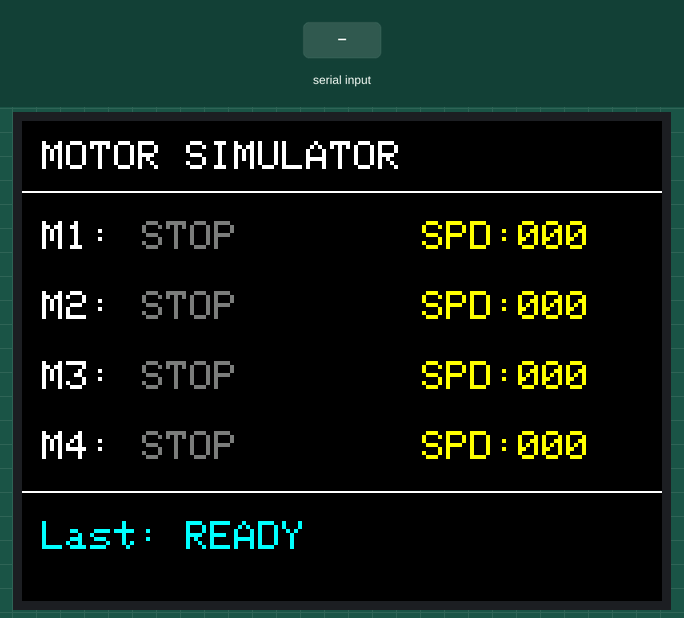
Recording of a sketch running on a simulated Arduino Uno, built with avr-gcc and run on an emulated ATmega328P. Shown: 320×240 colour display. The inputs (shaded band) are chosen by the test bench. What the sketch prints to the serial monitor is not drawn.

Above: at 1.4 s.
1.5 s: "<90,45>" received over Serial
At 2.0 s:
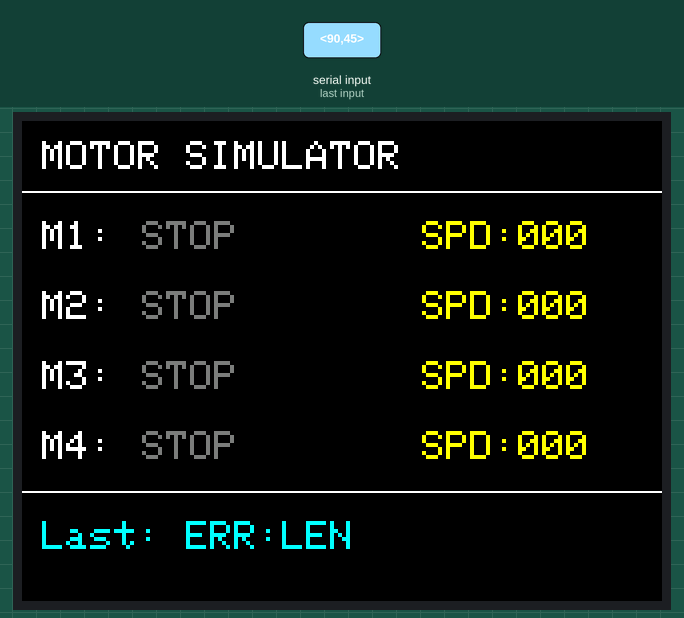
3.0 s: "<D90>" received over Serial
At 4.2 s:
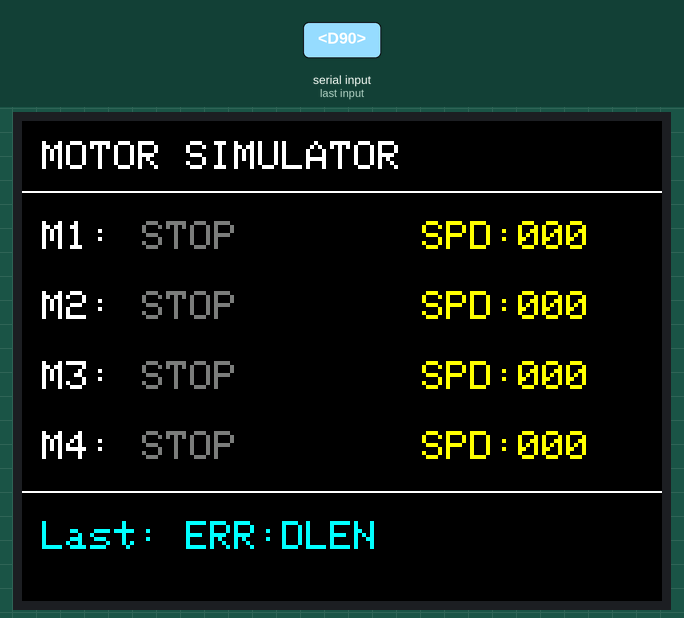
4.5 s: "<M90>" received over Serial
Timing chart, 0 to 7.5 s (numbered marks = the images above; inputs shaded):
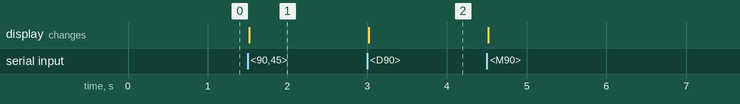

The sketch:

motor_simulator.ino
```cpp
/**
 * Motor Simulator with TFT LCD Display
 *
 * dual_motor_control.ino와 동일한 시리얼 프로토콜을 사용하지만,
 * 실제 모터 대신 TFT LCD에 모터 상태를 시뮬레이션 표시
 *
 * 하드웨어:
 * - Arduino Uno/Mega
 * - 2.4" TFT LCD Shield (ILI9341 controller)
 *   LCD_CS   A3
 *   LCD_CD   A2
 *   LCD_WR   A1
 *   LCD_RD   A0
 *   LCD_RESET A4
 */

#include <Adafruit_GFX.h>
#include <Adafruit_TFTLCD.h>

// TFT 핀 정의
#define LCD_CS A3
#define LCD_CD A2
#define LCD_WR A1
#define LCD_RD A0
#define LCD_RESET A4

// 색상 정의
#define BLACK   0x0000
#define WHITE   0xFFFF
#define RED     0xF800
#define GREEN   0x07E0
#define YELLOW  0xFFE0
#define GRAY    0x7BEF
#define CYAN    0x07FF

// TFT 객체 생성
Adafruit_TFTLCD tft(LCD_CS, LCD_CD, LCD_WR, LCD_RD, LCD_RESET);

// 시리얼 프로토콜 정의
const char STX = '<';
const char ETX = '>';
const int BUFFER_SIZE = 16;

char buffer[BUFFER_SIZE];
int bufferIndex = 0;
bool receiving = false;

// 모터 상태 구조체
struct MotorState {
  uint8_t command;  // 0=STOP, 1=FORWARD, 2=BACKWARD
  uint8_t speed;    // 0-255
};

MotorState motors[4] = {{0, 0}, {0, 0}, {0, 0}, {0, 0}};

// 레이아웃 상수 (320x240, landscape)
#define TITLE_Y 10
#define MOTOR_START_Y 50
#define MOTOR_ROW_HEIGHT 35
#define STATUS_Y 200

// 마지막 명령 상태
String lastStatus = "READY";

/**
 * 응답 전송 함수 (단일 모터)
 */
void sendResponse(char status, char motorID, char command) {
  Serial.print(STX);
  Serial.print(status);
  Serial.print(motorID);
  Serial.print(command);
  Serial.println(ETX);
}

/**
 * 응답 전송 함수 (멀티 모터)
 */
void sendMultiResponse(char status, char count) {
  Serial.print(STX);
  Serial.print(status);
  Serial.print(count);
  Serial.print('M');
  Serial.println(ETX);
}

/**
 * 응답 전송 함수 (다이렉트 모터)
 */
void sendDirectResponse(char status, char count) {
  Serial.print(STX);
  Serial.print(status);
  Serial.print(count);
  Serial.print('D');
  Serial.println(ETX);
}

/**
 * 특정 모터 상태 업데이트 및 화면 갱신
 */
void updateMotor(int motorIndex, uint8_t cmd, uint8_t speed) {
  motors[motorIndex].command = cmd;
  motors[motorIndex].speed = speed;
  drawMotor(motorIndex);
}

/**
 * 특정 모터 행 화면 그리기
 */
void drawMotor(int index) {
  int y = MOTOR_START_Y + (index * MOTOR_ROW_HEIGHT);

  // 모터 번호 (M1-M4) - 변경 안 함
  // tft.setCursor(10, y);
  // tft.setTextColor(WHITE);
  // tft.setTextSize(2);
  // tft.print("M");
  // tft.print(index + 1);
  // tft.print(":");

  // 방향 영역 (배경색 지정으로 자동 덮어쓰기)
  tft.setCursor(60, y);
  tft.setTextSize(2);

  const char* dirText;
  uint16_t dirColor;

  switch(motors[index].command) {
    case 0:  // STOP
      dirText = "STOP";
      dirColor = GRAY;
      break;
    case 1:  // FORWARD
      dirText = "FWD ";
      dirColor = GREEN;
      break;
    case 2:  // BACKWARD
      dirText = "BWD ";
      dirColor = RED;
      break;
    default:
      dirText = "??? ";
      dirColor = WHITE;
  }

  tft.setTextColor(dirColor, BLACK);
  tft.print(dirText);

  // 속도 영역 (배경색 지정으로 자동 덮어쓰기)
  tft.setCursor(200, y);
  tft.setTextColor(YELLOW, BLACK);
  tft.print("SPD:");

  // 3자리 숫자로 포맷 (예: 005, 128, 255)
  if (motors[index].speed < 100) tft.print('0');
  if (motors[index].speed < 10) tft.print('0');
  tft.print(motors[index].speed);
}

/**
 * 모든 모터 초기 화면 그리기
 */
void drawAllMotors() {
  for (int i = 0; i < 4; i++) {
    int y = MOTOR_START_Y + (i * MOTOR_ROW_HEIGHT);

    // 모터 번호
    tft.setCursor(10, y);
    tft.setTextColor(WHITE);
    tft.setTextSize(2);
    tft.print("M");
    tft.print(i + 1);
    tft.print(":");

    drawMotor(i);
  }
}

/**
 * 상태 메시지 표시
 */
void drawStatus(String status) {
  lastStatus = status;
  tft.fillRect(0, STATUS_Y, 320, 20, BLACK);
  tft.setCursor(10, STATUS_Y);
  tft.setTextColor(CYAN, BLACK);
  tft.setTextSize(2);
  tft.print("Last: ");
  tft.print(status);
}

/**
 * 단일 모터 명령 처리
 */
void processCommand() {
  if (bufferIndex != 4) {
    sendResponse('E', '0', '0'); // 길이 에러
    drawStatus("ERR:LEN");
    return;
  }

  char motorID = buffer[0];
  char command = buffer[1];
  uint8_t speed = (uint8_t)buffer[2];
  uint8_t checksum = (uint8_t)buffer[3];

  // 체크섬 검증
  uint8_t calculatedChecksum = motorID ^ command ^ speed;
  if (checksum != calculatedChecksum) {
    sendResponse('E', motorID, command);
    drawStatus("ERR:CHK");
    return;
  }

  // 모터 ID 검증 (1-4)
  if (motorID < '1' || motorID > '4') {
    sendResponse('M', motorID, command);
    drawStatus("ERR:ID");
    return;
  }

  // 명령 검증 (0=STOP, 1=FORWARD, 2=BACKWARD)
  if (command < '0' || command > '2') {
    sendResponse('X', motorID, command);
    drawStatus("ERR:CMD");
    return;
  }

  // 모터 상태 업데이트 (motorID는 '1'-'4'이므로 인덱스는 0-3)
  int motorIndex = motorID - '1';
  uint8_t cmd = command - '0';

  updateMotor(motorIndex, cmd, speed);

  // 성공 응답
  sendResponse('O', motorID, command);
  String statusMsg = "OK:M";
  statusMsg += motorID;
  drawStatus(statusMsg);
}

/**
 * 멀티 모터 명령 처리
 */
void processMultiMotorCommand() {
  if (bufferIndex < 5) { // 최소: M + n + cmd1 + speed + checksum
    sendMultiResponse('E', '0');
    drawStatus("ERR:MLEN");
    return;
  }

  char nChar = buffer[1];
  if (nChar != '2' && nChar != '4') {
    sendMultiResponse('E', nChar);
    drawStatus("ERR:MCNT");
    return;
  }

  int n = nChar - '0';

  // 예상 길이 검증: 'M' + n + (n개 commands) + speed + checksum = 2 + n + 2
  if (bufferIndex != (2 + n + 2)) {
    sendMultiResponse('E', nChar);
    drawStatus("ERR:MLEN");
    return;
  }

  // 명령들 추출
  char commands[4];
  for (int i = 0; i < n; i++) {
    commands[i] = buffer[2 + i];
  }

  uint8_t speed = (uint8_t)buffer[2 + n];
  uint8_t checksum = (uint8_t)buffer[3 + n];

  // 체크섬 계산
  uint8_t calculatedChecksum = 'M' ^ nChar;
  for (int i = 0; i < n; i++) {
    calculatedChecksum ^= commands[i];
  }
  calculatedChecksum ^= speed;

  if (checksum != calculatedChecksum) {
    sendMultiResponse('E', nChar);
    drawStatus("ERR:MCHK");
    return;
  }

  // 명령 검증
  for (int i = 0; i < n; i++) {
    if (commands[i] < '0' || commands[i] > '2') {
      sendMultiResponse('E', nChar);
      drawStatus("ERR:MCMD");
      return;
    }
  }

  // n=2: M3(왼쪽), M4(오른쪽)
  // n=4: M1, M2, M3, M4
  if (n == 2) {
    updateMotor(2, commands[0] - '0', speed); // M3
    updateMotor(3, commands[1] - '0', speed); // M4
  } else {
    for (int i = 0; i < 4; i++) {
      updateMotor(i, commands[i] - '0', speed);
    }
  }

  // 성공 응답
  sendMultiResponse('O', nChar);
  String statusMsg = "OK:M";
  statusMsg += nChar;
  drawStatus(statusMsg);
}

/**
 * 다이렉트 모터 명령 처리
 * 프로토콜: <D[n][id1][cmd1][spd1]...[idn][cmdn][spdn][checksum]>
 */
void processDirectMotorCommand() {
  if (bufferIndex < 6) { // 최소: D + n + id1 + cmd1 + spd1 + checksum
    sendDirectResponse('E', '0');
    drawStatus("ERR:DLEN");
    return;
  }

  char nChar = buffer[1];
  int n = nChar - '0';
  if (n < 2 || n > 4) {
    sendDirectResponse('E', nChar);
    drawStatus("ERR:DCNT");
    return;
  }

  // 예상 길이: D(1) + n(1) + n*3(id+cmd+spd) + checksum(1) = 2 + n*3 + 1
  int expectedLen = 2 + n * 3 + 1;
  if (bufferIndex != expectedLen) {
    sendDirectResponse('E', nChar);
    drawStatus("ERR:DLEN");
    return;
  }

  uint8_t checksum = (uint8_t)buffer[2 + n * 3];

  // 체크섬 계산: D ^ n ^ id1 ^ cmd1 ^ spd1 ^ ... ^ idn ^ cmdn ^ spdn
  uint8_t calculatedChecksum = 'D' ^ nChar;
  for (int i = 0; i < n * 3; i++) {
    calculatedChecksum ^= buffer[2 + i];
  }

  if (checksum != calculatedChecksum) {
    sendDirectResponse('E', nChar);
    drawStatus("ERR:DCHK");
    return;
  }

  // ID와 명령 검증
  for (int i = 0; i < n; i++) {
    char id = buffer[2 + i * 3];
    char cmd = buffer[3 + i * 3];
    if (id < '1' || id > '4') {
      sendDirectResponse('E', nChar);
      drawStatus("ERR:DID");
      return;
    }
    if (cmd < '0' || cmd > '2') {
      sendDirectResponse('E', nChar);
      drawStatus("ERR:DCMD");
      return;
    }
  }

  // 모터 업데이트 (개별 속도)
  for (int i = 0; i < n; i++) {
    char id = buffer[2 + i * 3];
    char cmd = buffer[3 + i * 3];
    uint8_t spd = (uint8_t)buffer[4 + i * 3];
    int motorIndex = id - '1';
    updateMotor(motorIndex, cmd - '0', spd);
  }

  // 성공 응답
  sendDirectResponse('O', nChar);
  String statusMsg = "OK:D";
  statusMsg += nChar;
  drawStatus(statusMsg);
}

/**
 * 초기 화면 그리기
 */
void drawInitialScreen() {
  tft.fillScreen(BLACK);

  // 타이틀
  tft.setCursor(10, TITLE_Y);
  tft.setTextColor(WHITE);
  tft.setTextSize(2);
  tft.print("MOTOR SIMULATOR");

  // 구분선
  tft.drawLine(0, 35, 320, 35, WHITE);
  tft.drawLine(0, 185, 320, 185, WHITE);

  // 모든 모터 초기 상태 그리기
  drawAllMotors();

  // 초기 상태
  drawStatus("READY");
}

void setup() {
  // 시리얼 초기화
  Serial.begin(9600);

  // TFT 초기화
  uint16_t identifier = tft.readID();
  if (identifier == 0 || identifier == 0xFFFF) {
    identifier = 0x9341; // ILI9341 기본값
  }

  tft.begin(identifier);
  tft.setRotation(1); // 가로 모드 (320x240)

  // 초기 화면 그리기
  drawInitialScreen();

  // Ready 신호 전송
  Serial.println("<O00>");
}

void loop() {
  while (Serial.available() > 0) {
    char inChar = Serial.read();

    if (inChar == STX) {
      receiving = true;
      bufferIndex = 0;
      memset(buffer, 0, BUFFER_SIZE);
    }
    else if (inChar == ETX) {
      if (receiving) {
        receiving = false;

        if (bufferIndex > 0) {
          if (buffer[0] == 'D') {
            // 다이렉트 모터 명령
            processDirectMotorCommand();
          } else if (buffer[0] == 'M') {
            // 멀티 모터 명령
            processMultiMotorCommand();
          } else {
            // 단일 모터 명령
            processCommand();
          }
        }
      }
    }
    else if (receiving) {
      if (bufferIndex < BUFFER_SIZE) {
        buffer[bufferIndex++] = inChar;
      } else {
        // 버퍼 오버플로우
        receiving = false;
        sendResponse('E', '0', '0');
        drawStatus("ERR:OVFL");
      }
    }
  }
}
```

Measured:
- after the input at 1.5 s, the display: changes at once (image 1)
- after the input at 3.0 s, the display: changes at once (image 2)
